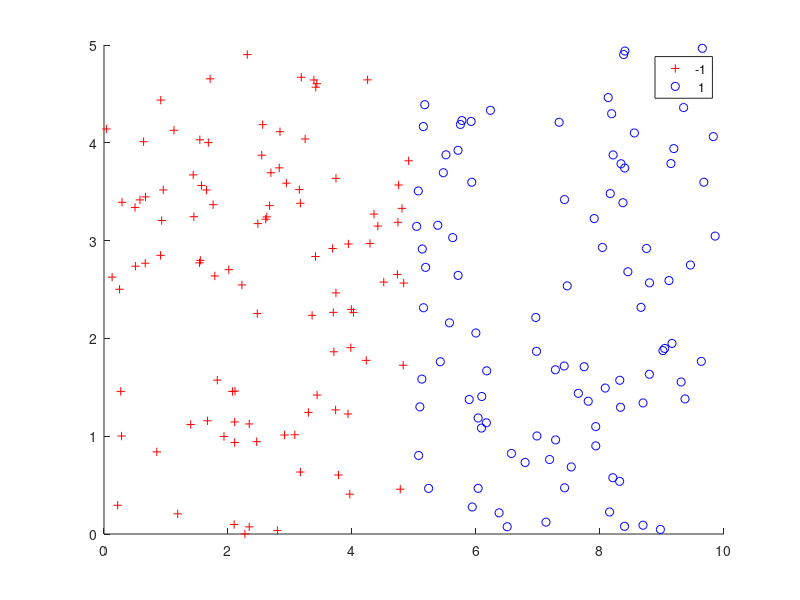

Write MATLAB code to recreate this figure. (Note: this script raises an error after producing the figure.)
%% AdaBoost John, Nadim, Karim

%% Linear dataset
load('data_linear.mat'); data_linear = dataset'; clear dataset;
figure; gscatter(data_linear(:,1),data_linear(:,2),data_linear(:,3),'rb','+o');

%% Circular Dataset
load('circular_dataset.mat');
figure; gscatter(data_circular(:,1),data_circular(:,2),data_circular(:,3),'rb','+o');

%% 
load('linearly_separable_not_by_stump.mat'); data_tilted = data; clear data;
figure; gscatter(data_tilted(:,1),data_tilted(:,2),data_tilted(:,3),'rb','+o');

%% AdaBoost on Circular Dataset
n = size(data_circular,1);
Ts = [1,3,5,7,10,20,50,100,200];
all_gs = calculate_gs(data_circular);
test_CCRs = zeros(numel(Ts),1);
train_CCRs = zeros(numel(Ts),1);

randOrder = randperm(n);
data_circular_train = data_circular(randOrder(1:160),:);
data_circular_test = data_circular(randOrder(161:200),:);
for i=1:numel(Ts)
    
    T = Ts(i);
    alphas = zeros(T,1);
    classifiers = zeros(T,3);
    weights = 1/n*ones(n,1);
    for t=1:T
        [best_feature, best_treshold, best_smaller_is, min_error] = calculate_best_g(data_circular_train, weights, all_gs);
        alphas(t,1) = 0.5*log((1-min_error)/min_error);
        classifiers(t,:) = [best_feature, best_treshold, best_smaller_is];
        weights = update_weights(data_circular_train, weights, best_feature, best_treshold, best_smaller_is, min_error);
    end
    test_CCRs(i,1) = test_our_boosted_classifier(data_circular_test,alphas,classifiers);
    train_CCRs(i,1) = test_our_boosted_classifier(data_circular_train,alphas,classifiers);

end
%% CCR
figure(1);
semilogx(Ts,train_CCRs,'*-'); xlabel('T'); ylabel('CCR'); title('CCRs for Circular Dataset');
hold on;
semilogx(Ts,test_CCRs,'*-');
legend('Train CCRs', 'Test CCRs','Location','southeast');

%% AdaBoost on Tilted Dataset
n = size(data_tilted,1);
Ts = [1,3,5,7,10,20,50,100,200];
all_gs = calculate_gs(data_tilted);
test_CCRs = zeros(numel(Ts),1);
train_CCRs = zeros(numel(Ts),1);

randOrder = randperm(n);
data_tilted_train = data_tilted(randOrder(1:160),:);
data_tilted_test = data_tilted(randOrder(161:200),:);
for i=1:numel(Ts)
    
    T = Ts(i);
    alphas = zeros(T,1);
    classifiers = zeros(T,3);
    weights = 1/n*ones(n,1);
    for t=1:T
        [best_feature, best_treshold, best_smaller_is, min_error] = calculate_best_g(data_tilted_train, weights, all_gs);
        alphas(t,1) = 0.5*log((1-min_error)/min_error);
        classifiers(t,:) = [best_feature, best_treshold, best_smaller_is];
        weights = update_weights(data_tilted_train, weights, best_feature, best_treshold, best_smaller_is, min_error);
    end
    test_CCRs(i,1) = test_our_boosted_classifier(data_tilted_test,alphas,classifiers);
    train_CCRs(i,1) = test_our_boosted_classifier(data_tilted_train,alphas,classifiers);
end
%% CCR
figure(2);
semilogx(Ts,train_CCRs,'*-'); xlabel('T'); ylabel('CCR'); title('Train CCRs for Tilted Dataset');
hold on;
semilogx(Ts,test_CCRs,'*-');
legend('Train CCRs', 'Test CCRs','Location','southeast');